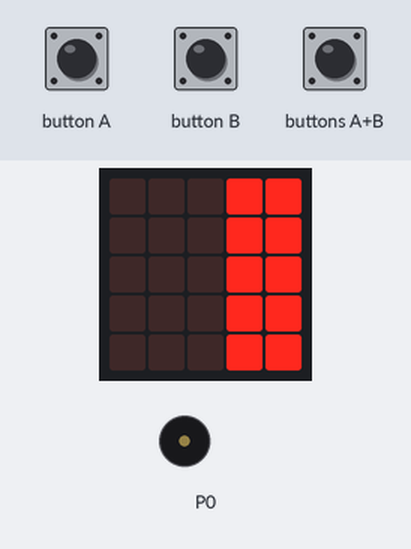
Bench run of a program on a simulated BBC micro:bit (MakeCode). On the bench: the board's 5×5 LED display, buzzer (waves = sounding). Random numbers come from a fixed seed.

Above: at 0.21 s.
At 2.7 s:
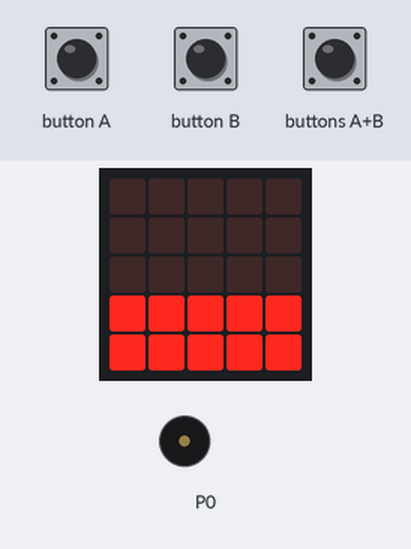
At 16.8 s:
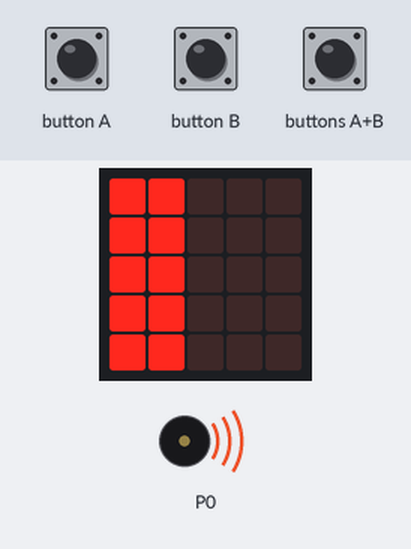
At 31.1 s:
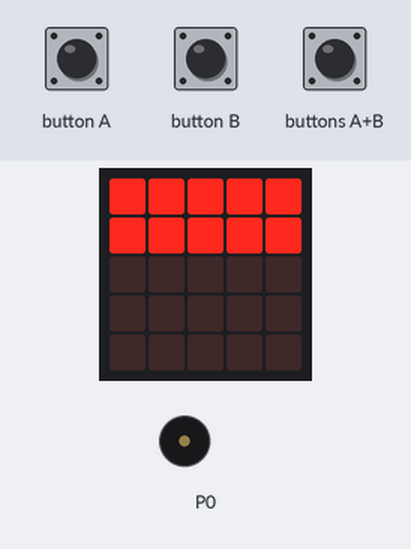
Timing chart, 0 to 39.6 s (numbered marks = the images above):
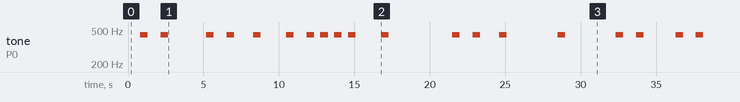

Measured:
- by itself, tone on P0: plays 440 Hz for 0.50 s, 440 Hz for 0.50 s, 440 Hz for 0.50 s, 440 Hz for 0.50 s, 440 Hz for 0.50 s, 440 Hz for 0.50 s … (19 notes in this stretch)
- what the display in image 1 shows lasts 1.7 s, from 2.7 s to 4.4 s
- what the display in image 2 shows lasts 0.9 s, from 16.4 s to 17.3 s

The program:

main.ts
```typescript
let cond = 0
let score = 0
/**
 * })
 */
/**
 * input.onGesture(Gesture.Shake, function () {
 */
/**
 * basic.showNumber(randint(1, 6))
 */
/**
 * basic.pause(1000)
 */
input.onButtonPressed(Button.AB, function () {

})
function _do (cond: number) {
    if (cond == 0) {
        basic.showLeds(`
            # # . . .
            # # . . .
            # # . . .
            # # . . .
            # # . . .
            `)
    }
    if (cond == 1) {
        basic.showLeds(`
            . . . # #
            . . . # #
            . . . # #
            . . . # #
            . . . # #
            `)
    }
    if (cond == 2) {
        basic.showLeds(`
            # # # # #
            # # # # #
            . . . . .
            . . . . .
            . . . . .
            `)
    }
    if (cond == 3) {
        basic.showLeds(`
            . . . . .
            . . . . .
            . . . . .
            # # # # #
            # # # # #
            `)
    }
}
basic.forever(function () {
    cond = randint(0, 3)
    _do(cond)
    if (true) {
        if (cond == 0) {
            score += 1
            music.playTone(440, music.beat(BeatFraction.Whole))
        }
    } else if (false) {
        if (cond == 1) {
            score += 1
            music.playTone(440, music.beat(BeatFraction.Whole))
        }
    } else if (false) {
        if (cond == 2) {
            score += 1
            music.playTone(440, music.beat(BeatFraction.Whole))
        }
    } else if (false) {
        if (cond == 3) {
            score += 1
            music.playTone(440, music.beat(BeatFraction.Whole))
        }
    } else if (false) {
        basic.showNumber(score)
    }
})
```

test.ts
```typescript
// 테스트는 여기로 이동합니다; 이 패키지가 확장으로 사용될 때 컴파일되지 않을 것 입니다.
```
